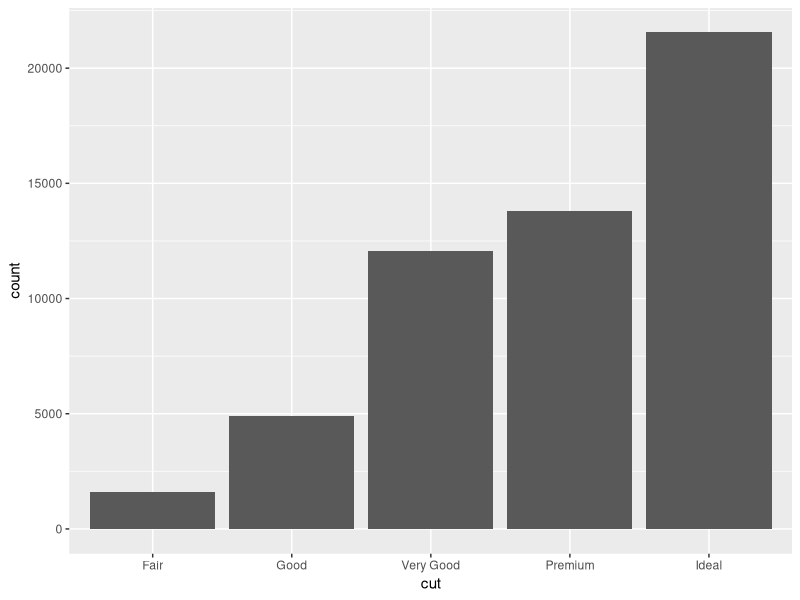
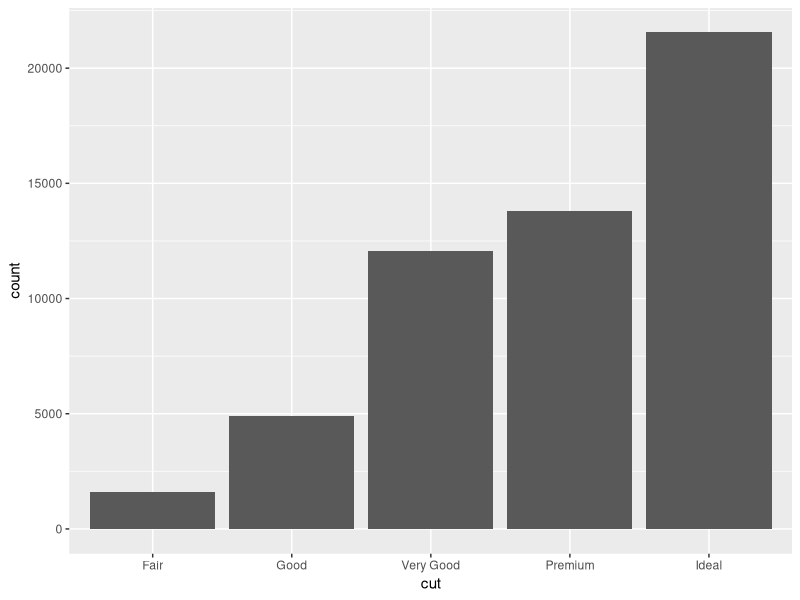
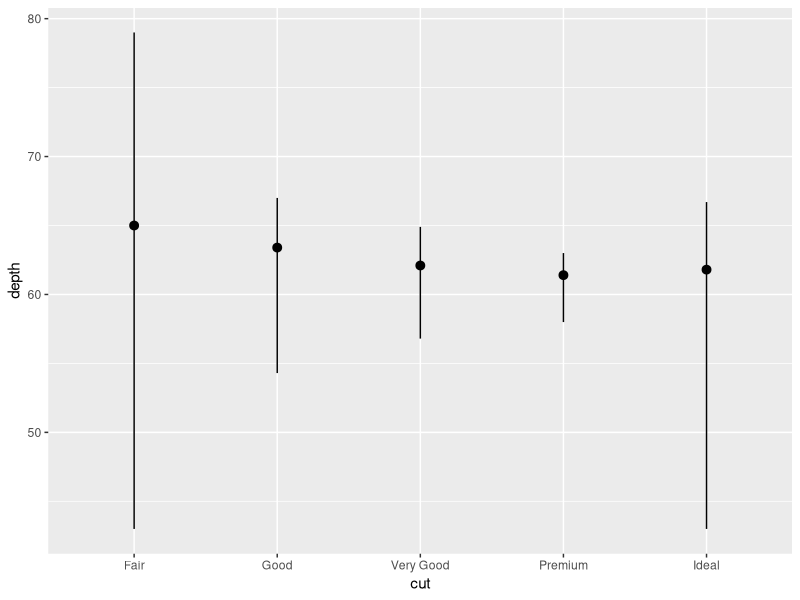
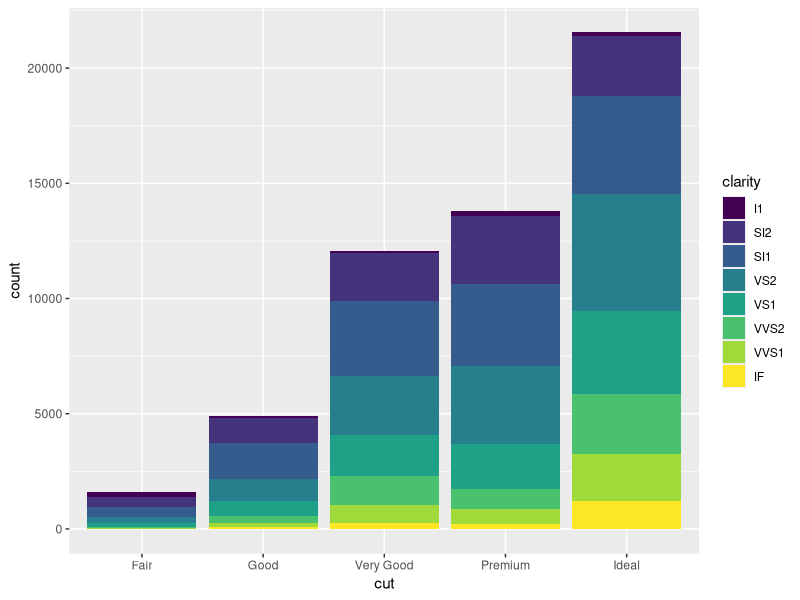
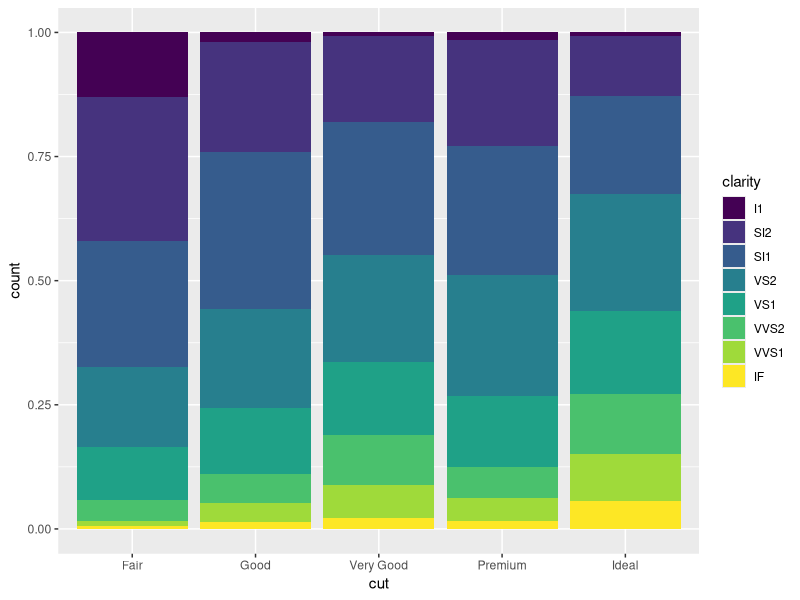
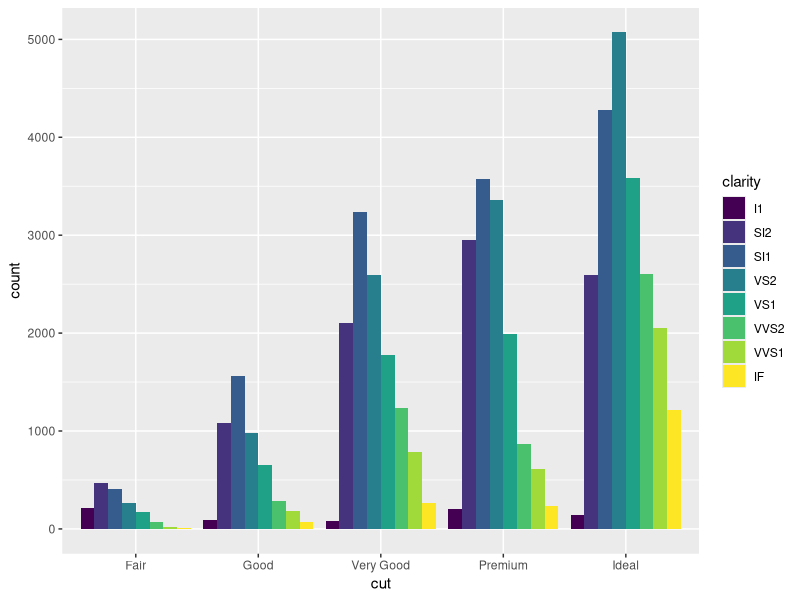
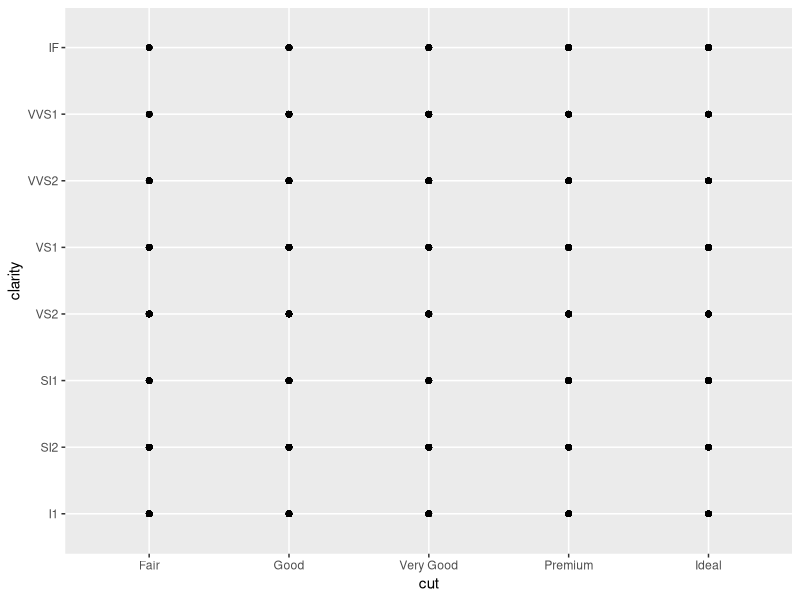
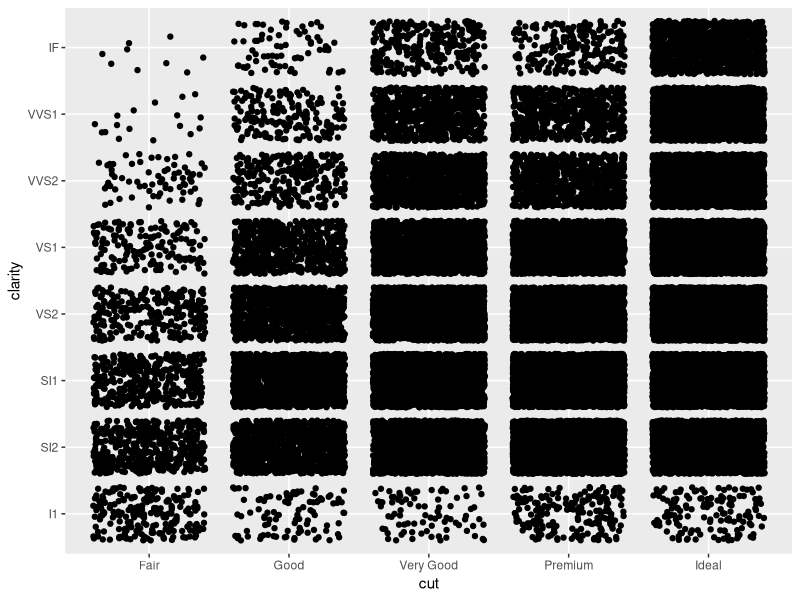

Write the R code that produced these figures, in order.
# Exercise 2: More ggplot2 Grammar

# Install and load `ggplot2`
# install.packages("ggplot2") # if needed
library("ggplot2")

# For this exercise you will again be working with the `diamonds` data set.
# Use `?diamonds` to review details about this data set
?diamonds
dim(diamonds)

## Statistical Transformations

# Draw a bar chart of the diamonds data, organized by cut
# The height of each bar is based on the "count" (number) of diamonds with that cut
ggplot(data = diamonds) +
  geom_bar(mapping = aes(x = cut))

# Use the `stat_count` to apply the statistical transformation "count" to the diamonds
# by cut. You do not need a separate geometry layer!
ggplot(data = diamonds) +
  stat_count(mapping = aes(x = cut))

# Use the `stat_summary` function to draw a chart with a summary layer.
# Map the x-position to diamond `cut`, and the y-position to diamond `depth`
# Bonus: use `min` as the function ymin, `max` as the function ymax, and `median` as the function y
ggplot(data = diamonds) +
  stat_summary(mapping = aes(x = cut, y = depth), 
               fun.ymin = min, fun.ymax = max, fun.y = median)


## Position Adjustments

# Draw a bar chart of diamond data organized by cut, with each bar filled by clarity.
# You should see a _stacked_ bar chart.
ggplot(data = diamonds) +
  geom_bar(mapping = aes(x = cut, fill = clarity))

# Draw the same chart again, but with each element positioned to "fill" the y axis
ggplot(data = diamonds) +
  geom_bar(mapping = aes(x = cut, fill = clarity), position = "fill")

# Draw the same chart again, but with each element positioned to "dodge" each other
ggplot(data = diamonds) +
  geom_bar(mapping = aes(x = cut, fill = clarity), position = "dodge")

# Draw a plot with point geometry with the x-position mapped to `cut` and the y-position mapped to `clarity`
# This creates a "grid" grouping the points
ggplot(data = diamonds) +
  geom_point(mapping = aes(x = cut, y = clarity))

# Use the "jitter" position adjustment to keep the points from all overlapping!
# (This works a little better with a sample of diamond data, such as from the previous exercise).
ggplot(data = diamonds) +
  geom_point(mapping = aes(x = cut, y = clarity), position = "jitter")


## Scales

# Draw a "boxplot" (with `geom_boxplot()`) for the diamond's price (y) by color (x)
ggplot(data = diamonds) +
  geom_boxplot(mapping = aes(x = color, y = price))

# This has a lot of outliers, making it harder to read. To fix this, draw the same plot but
# with a _logarithmic_ scale for the y axis.
ggplot(data = diamonds) +
  geom_boxplot(mapping = aes(x = color, y = price)) +
  scale_y_log10()

# For another version, draw the same plot but with `violin` geometry instead of `boxplot` geometry!
# How does the logarithmic scale change the data presentation?
ggplot(data = diamonds) +
  geom_violin(mapping = aes(x = color, y = price)) +
  scale_y_log10()

# Another interesting plot: draw a plot of the diamonds price (y) by carat (x), using a heatmap of 2d bins
# (geom_bin2d)
# What happens when you make the x and y channels scale logarithmically?
ggplot(data = diamonds) +
  geom_bin2d(mapping = aes(x=carat, y=price)) +
  scale_x_log10() +
  scale_y_log10()


# Draw a scatter plot for the diamonds  price (y) by carat (x). Color each point by the clarity
# (Remember, this will take a while. Use a sample of the diamonds for faster results)
ggplot(data = diamonds) +
  geom_point(mapping = aes(x = carat, y = price, color = clarity))

# Change the color of the previous plot using a ColorBrewer scale of your choice. What looks nice?
ggplot(data = diamonds) +
  geom_point(mapping = aes(x = carat, y = price, color = clarity)) +
  scale_color_brewer(palette = "Spectral")


## Coordinate Systems

# Draw a bar chart with x-position and fill color BOTH mapped to cut
# For best results, SET the `width` of the geometry to be 1 (fill plot, no space between)
# You can save this to a variable for easier modifications
bar <- ggplot(data = diamonds) +
  geom_bar(mapping = aes(x = cut, fill = cut), width = 1)
bar

# Draw the same chart, but with the coordinate system flipped
bar + coord_flip()

# Draw the same chart, but in a polar coordinate system. Now you have a Coxcomb chart!
bar + coord_polar()

## Facets

# Take the scatter plot of price by carat data (colored by clarity) and add _facets_ based on
# the diamond's `color`
ggplot(data = diamonds) +
  geom_point(mapping = aes(x = carat, y = price, color = clarity)) +
  scale_color_brewer(palette = "Spectral") +
  facet_wrap(~color)


## Saving Plots

# Use the `ggsave()` function to save one of your plots (the most recent one generated) to disk.
# Name the output file "my-plot.png".
# Make sure you've set the working directory!!
ggsave("my-plot.png")